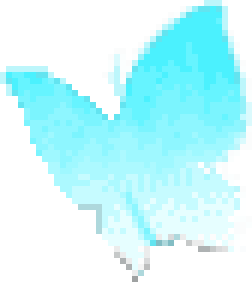
#> input picture assets/butterfly.png, 42 x 47 px (shown 6 times larger)
$ python auto-constrast.py
#> lines starting #> are read from the running program, lines starting #| are printed output that depends on the picture
import PIL
from PIL import Image
from PIL import ImageFilter
import shutil

ascii_keys = [" ", "-", "+"]
more_keys = [" ", ".", ":", "-", "=", "+", "*", "#", "%", "@"]

def image_to_ascii(image_path):
    #width = shutil.get_terminal_size().columns
#> called with image_path = 'assets/butterfly.png'
    width = 50
    image = Image.open(image_path)
#> image is the input picture: PIL image 42x47 RGBA; mean R, G, B, A 85.8, 139.4, 143.7, 132.2

    aspect_ratio = image.height / image.width
#> aspect_ratio = 1.12
    new_height = int(width * aspect_ratio * 0.55)
#> new_height = 30
    image = image.resize((width, new_height))
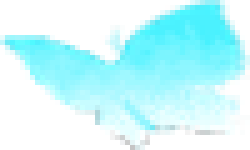
#> image: PIL image 50x30 RGBA (shown 5 times larger); mean R, G, B, A 91.5, 148.6, 152.9, 132.2; transparent parts drawn white
    image = image.convert("L")
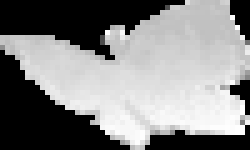
#> image: PIL image 50x30 L (shown 5 times larger); min 0, max 255, mean 132

    ascii_image = ""

    pixels = list(image.getdata())
#> pixels = 1500 values, max 255 at index 196, min 0 at index 0, mean 132
    min_pixel = min(pixels)
#> min_pixel = 0
    max_pixel = max(pixels)
#> max_pixel = 255

    for i in range(0, len(pixels), image.width):
        row = pixels[i:i+image.width]
        ascii_row = ""
        for pixel in row:
            pixel = int((pixel - min_pixel) / (max_pixel - min_pixel) * 255)
            char_index = int(pixel / 255 * (len(more_keys) - 1))
            char = more_keys[char_index]
            ascii_row += char

        ascii_image += ascii_row + "\n"
#> this loop made 30 passes
#> i on passes 2 to 13: 50, 100, 150, 200, 250, 300, 350, 400, 450, 500, 550, 600

    print(ascii_image)

if __name__ == "__main__":
    image_to_ascii("assets/butterfly.png")
